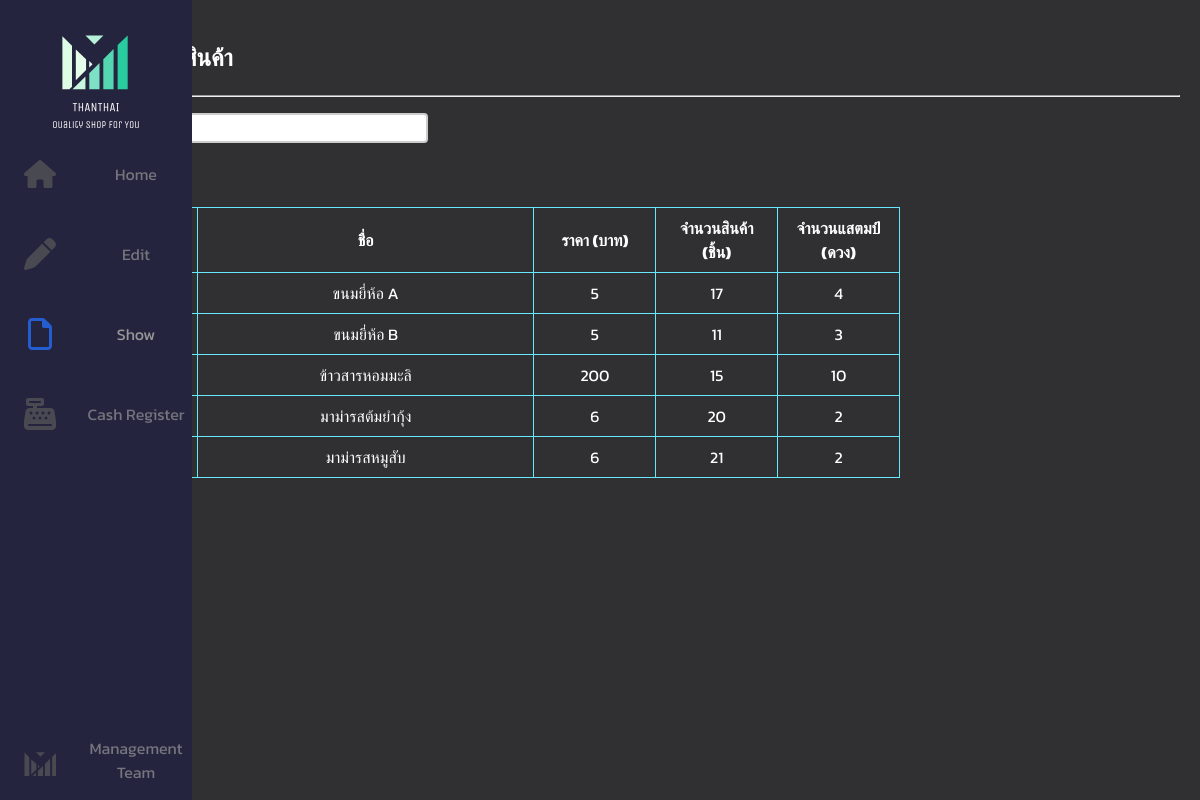
The page /show_items.php (signed in) on the database its author committed.
### tables this page shows
CREATE TABLE `products` (
  `product_id` int(11) NOT NULL,
  `product_name` varchar(100) NOT NULL,
  `product_price` int(11) NOT NULL,
  `product_quantity` int(11) NOT NULL,
  `product_stamp` int(11) NOT NULL
);

### show_items.php (the view, shortened to what this page needs)
<?php
    require('dbconnect.php');
?>
<!DOCTYPE html>
<html lang="en">
<head>
    <link href="src/style.css" rel="stylesheet">
</head>
<body>
    <nav class="sidebar">
        <ul class="sidebar-nav">
            <li class="nav-item logo">
            </li>
            <li class="nav-item">
                <a class="nav-link" href="index.php">
                </a>
            </li>
            <li class="nav-item">
                <a class="nav-link" href="edit_items.php">
                </a>
            </li>
            <li class="nav-item active">
                <a class="nav-link" href="show_items.php">
                </a>
            </li>
            <li class="nav-item">
                <a class="nav-link" href="cash_register.php">
                </a>
            </li>
            <li class="nav-item">
                <a class="nav-link" href="management_team.php">
                </a>
            </li>
        </ul>
    </nav>
    <div class="content">
        <h2>ข้อมูลคลังสินค้า</h2>
        <hr>
        <input type="text" onkeyup="filter()" class="searchbar" name="search" placeholder="Search...">
        <p>รายการสินค้า</p>
        <table id="read_table">
        <tr>
                <th style="width:10%">รหัสสินค้า</th>
                <th style="width:40%">ชื่อ</th>
                <th>ราคา (บาท)</th>
                <th>จำนวนสินค้า (ชิ้น)</th>
                <th>จำนวนแสตมป์ (ดวง)</th>
            </tr>
            <?php
                $data = mysqli_query($con,"SELECT * FROM products");
                while($row=mysqli_fetch_assoc($data)){
                    echo"<tr>";
                    echo"<td>".$row['product_id']."</td>";
                    echo"<td>".$row['product_name']."</td>";
                    echo"<td>".$row['product_price']."</td>";
                    echo"<td>".$row['product_quantity']."</td>";
                    echo"<td>".$row['product_stamp']."</td>";
                    echo"</tr>";
                };
            ?>
        </table>
    </div>
</body>
</html>

### src/style.css (style rules this page uses)
:root { font-size: 16px; font-family: "Kanit", Helvetica, Arial, sans-serif; --bg-primary: #303033; --bg-nav: #24243e; --bg-navhover: #34348e; --text-primary: #ffffff; --text-secondary: #989898; }
.sidebar { margin: 0; position: fixed; background-color: var(--bg-nav); transition: width 100ms ease; z-index:99; }
.nav-item:last-child { margin-top: auto; }
.nav-item { width: 100%; text-align: center; }
.nav-item svg { min-width: 5rem; max-width: 8rem; }
.nav-link { text-decoration: none; display:grid; justify-items: center; align-items: center; color: var(--text-secondary); height: 5rem; filter: grayscale(100%) opacity(0.7); transition: 400ms; }
.nav-link svg { min-width: 2rem; max-width: 2rem; max-height: 2rem; color:rgb(36, 93, 208); }
.active .nav-link { filter: grayscale(0%) opacity(1); }
@media only screen and (min-width: 1000px) { .sidebar { top:0; width: 5rem; height: 100vh; } }
@media only screen and (min-width: 1000px) { .content { color: var(--text-primary); margin-left: 5rem; padding: 20px; } }
@media only screen and (min-width: 1000px) { .sidebar-nav { list-style: none; padding: 0; margin: 0; display: flex; flex-direction: column; align-items: center; height: 100%; } }
body { margin: 0px; background-color: var(--bg-primary); }
input { margin:0.5rem 0; }
.searchbar { width:20rem; border-radius: 4px; border: 2px solid #ccc; height: 1.5rem; transition: width 0.4s ease-out; }

### show_items.php (style rules this page uses)
table { border-collapse: collapse; width: 50rem; table-layout: fixed; }
th,td { border: 1px solid rgb(103, 232, 255); text-align: center; padding: 8px; }

### rows shown on the page
products: product_name "ขนมยี่ห้อ A", product_price "5", product_quantity "17", product_stamp "4"
products: product_id "2", product_name "ขนมยี่ห้อ B", product_price "5", product_quantity "11", product_stamp "3"
products: product_name "ข้าวสารหอมมะลิ", product_price "200", product_quantity "15", product_stamp "10"
products: product_id "4", product_name "มาม่ารสต้มยำกุ้ง", product_price "6", product_quantity "20", product_stamp "2"
products: product_name "มาม่ารสหมูสับ", product_price "6", product_quantity "21", product_stamp "2"
